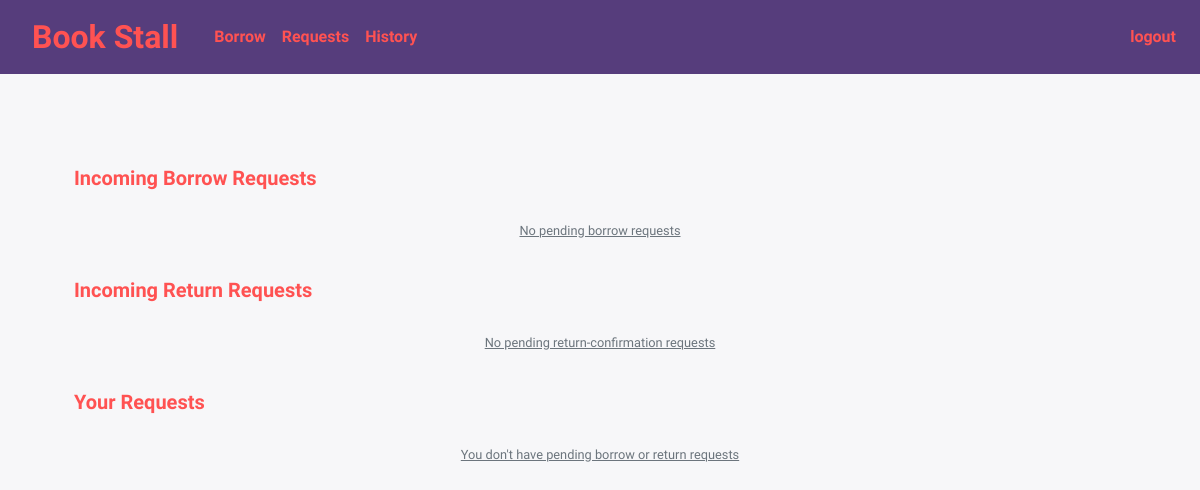
The app's page /requests (signed in), older data.
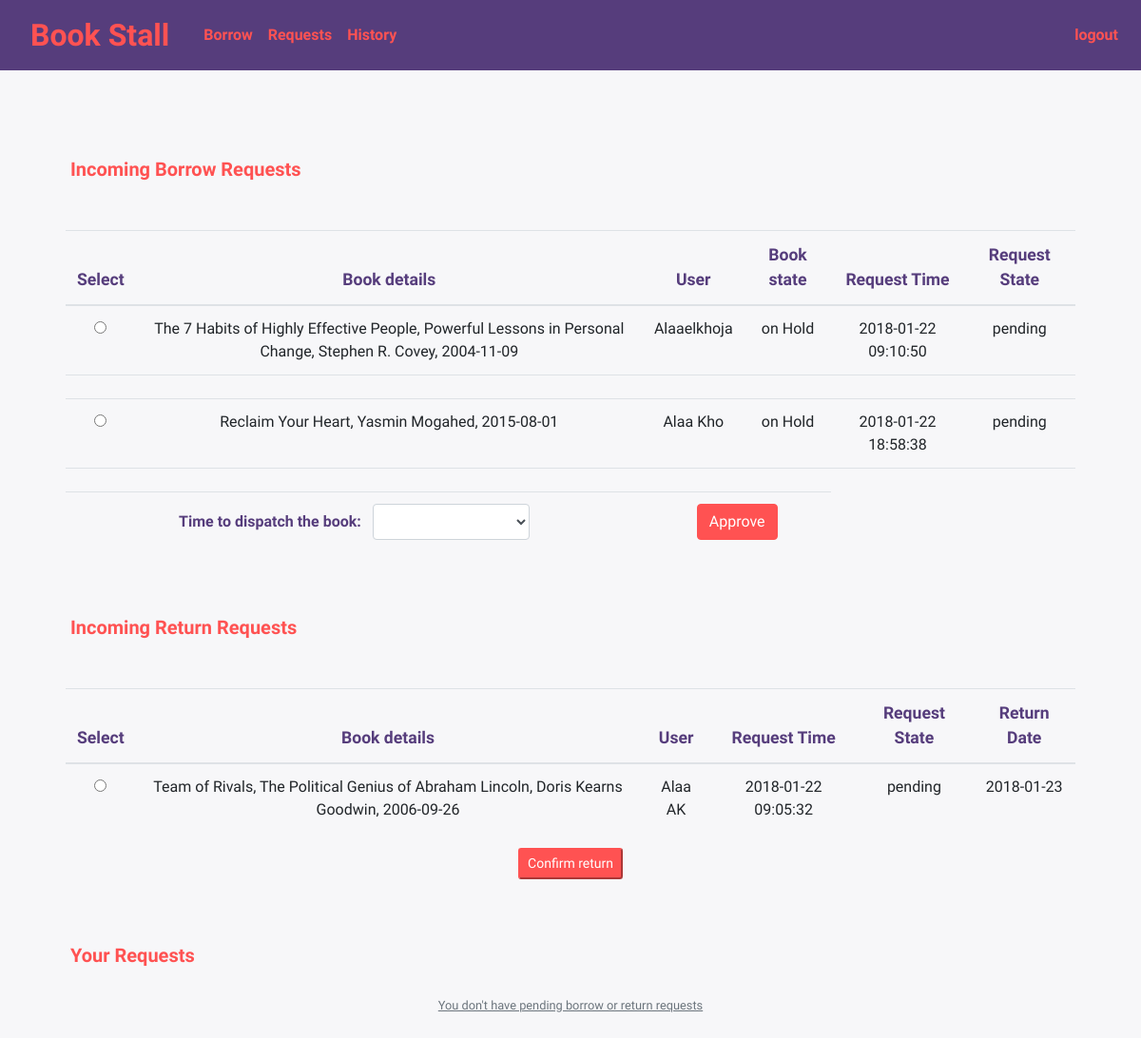
The same page, newer data.
### tables this page shows
CREATE TABLE 'requests' ('id' INTEGER PRIMARY KEY AUTOINCREMENT NOT NULL, 'book_id' INTEGER NOT NULL, 'owner_id' INTEGER NOT NULL, 'user_id' INTEGER NOT NULL, 'state' TEXT NOT NULL DEFAULT pending, 'time' TEXT NOT NULL DEFAULT CURRENT_TIMESTAMP, 'approval_time' TEXT, 'request_type' TEXT, 'delivery_date' TEXT);

CREATE TABLE 'books' ('id' INTEGER PRIMARY KEY AUTOINCREMENT NOT NULL, 'title' TEXT NOT NULL, 'subtitle' TEXT NOT NULL, 'authors' TEXT NOT NULL, 'publishedDate' TEXT NOT NULL, 'lendfor' INTEGER NOT NULL,'review' TEXT, 'notes' TEXT, state TEXT NOT NULL DEFAULT available);

CREATE TABLE 'users' ('id' INTEGER PRIMARY KEY AUTOINCREMENT NOT NULL, 'username' TEXT NOT NULL, 'email' TEXT NOT NULL, 'password' TEXT NOT NULL);

### application.py (the view)
@app.route("/requests", methods=["GET", "POST"])
@login_required
def requests():
    if request.method == "POST":
        if not request.form.get("request_id"):
            flash("Must select a request to approve!")
            return redirect("/requests")
        request_id = request.form.get("request_id")
        approval_time = datetime.date.today()
        request_info = db.execute(
            "SELECT book_id, user_id, request_type FROM requests WHERE id=:id", id=request_id)
        book_id = request_info[0]["book_id"]
        requester_id = request_info[0]["user_id"]
        if request.form.get("cancel"):
            db.execute("DELETE FROM requests WHERE id=:id", id=request_id)
            if request_info[0]["request_type"] == 'borrow':
                db.execute("UPDATE books SET state=:state WHERE id=:id",
                           state='available', id=book_id)
        if request.form.get("approve"):
            if not request.form.get("dispatch_date"):
                flash("Must specify a dispatch time!")
                return redirect("/requests")
            delivery_date = datetime.timedelta(
                days=int(request.form.get("dispatch_date"))) + approval_time
            db.execute("UPDATE requests SET state=:state, approval_time=:approval_time, delivery_date=:delivery_date WHERE id=:id",
                       state="approved", approval_time=approval_time, delivery_date=delivery_date, id=request_id)
        if request.form.get("confirm"):
            db.execute("UPDATE requests SET state=:state, approval_time=:approval_time WHERE id=:id",
                       state="approved", approval_time=approval_time, id=request_id)
            db.execute("UPDATE books SET state=:state WHERE id=:id", state="available", id=book_id)
            db.execute("INSERT INTO borrowed (user_id, operation, book_id, transacted) VALUES (:user_id, :operation, :book_id, :transacted)",
                       user_id=requester_id, operation=-1, book_id=book_id, transacted=approval_time)
            send_email(requester_id, book_id, operation="returned")
        return redirect("/requests")
    else:
        in_rows = db.execute("SELECT requests.id, users.username, books.title, books.subtitle, books.authors, books.publishedDate \
        , books.state, requests.time, requests.state as 'Requeststate' FROM requests JOIN books ON books.id=requests.book_id JOIN users ON  users.id=requests.user_id  \
         WHERE owner_id=:owner_id AND requests.state='pending' AND requests.request_type='borrow'  ", owner_id=session["user_id"])
        rn_rows = db.execute("SELECT requests.id,  users.username, books.title, books.subtitle, books.authors, books.publishedDate\
        , requests.time, requests.state as 'Requeststate', requests.delivery_date FROM requests JOIN books ON books.id=requests.book_id JOIN users ON  users.id=requests.user_id  \
          WHERE owner_id=:owner_id AND requests.state='pending' AND requests.request_type='Return' ", owner_id=session["user_id"])
        out_rows = db.execute("SELECT requests.id, users.username, requests.request_type, books.title, books.subtitle, books.authors, books.publishedDate \
        , books.lendfor as 'loan period', requests.time, requests.state as 'Requeststate', requests.delivery_date FROM requests JOIN books ON books.id=requests.book_id \
        JOIN users ON  users.id=requests.owner_id WHERE user_id=:user_id AND requests.state='pending'", user_id=session["user_id"])
        return render_template("requests.html", in_rows=in_rows, out_rows=out_rows, rn_rows=rn_rows)

### application.py (called while the page is built)
@app.after_request
def after_request(response):
    response.headers["Cache-Control"] = "no-cache, no-store, must-revalidate"
    response.headers["Expires"] = 0
    response.headers["Pragma"] = "no-cache"
    return response

### helpers.py (called while the page is built)
def login_required(f):
    @wraps(f)
    def decorated_function(*args, **kwargs):
        if session.get("user_id") is None:
            return redirect("/login")
        return f(*args, **kwargs)
    return decorated_function

### templates/requests.html (shortened to what this page needs)
{% extends "layout.html" %}
{%block main%}
<div class="form-group ">
<h5 for="inrequests" class="control-label text-left" ><strong>Incoming Borrow Requests</strong></h5>
{%if in_rows%}
<form action="/requests" method="post" class="container mb-5">
  <table class="table table-responsive" id="inrequests">
    <thead>
      <th>Select</th>
      <th>Book details</th>
      <th>User</th>
      <th>Book state</th>
      <th>Request Time</th>
      <th>Request State</th>
    </thead>
      {%for row in in_rows%}
        <tr>
          <td>
            <input name="request_id"  required type="radio"  value="{{row['id']}}"/>
          </td>
          <td>{{row['title']}}, {%if row['subtitle']%}{{row['subtitle']}},{%endif%} {%if row['authors']%}{{row['authors']}},{%endif%} {{row['publishedDate']}}</td>
          {%for key in row%}
            {%if key != 'title' and key != 'subtitle' and key != 'authors' and key != 'publishedDate' and key!='id'%}
                <td>{{row.get(key)}}</td>
            {%endif%}
          {%endfor%}
        </tr>
        <tr>
          <td colspan="7"></td>
        </tr>
      {%endfor%}
      <tr class="text-center">
        <td colspan="2"><label class="mr-2"><strong>Time to dispatch the book:<strong></label>
          <select name="dispatch_date" class="form-control" required>
            <option value=""></option>
            <option value=1>Within tomorrow</option>
          </select>
        </td>
        <td colspan="2"><button name="approve" type="submit"  value="approve" class=" btn btn-info">Approve</button></td>
      </tr>
</table>
</form>
{%else%}
  <small class="text-muted form-group "><u>No pending borrow requests</u></small> </div>
{%endif%}
<div class="form-group ">
<h5 for="return_inrequests" class="control-label text-left" ><strong>Incoming Return Requests</strong></h5>
{%if rn_rows%}
<form action="/requests" method="post" class="container mb-5">
  <table class="table table-responsive" id="return_inrequests">
    <thead>
      <th>Select</th>
      <th>Book details</th>
      <th>User</th>
      <th>Request Time</th>
      <th>Request State</th>
      <th>Return Date</th>
    </thead>
    {%for row in rn_rows%}
      <tr>
        <td><input name="request_id"  type="radio" required  value="{{row['id']}}"/></td>
        <td>{{row['title']}}, {%if row['subtitle']%}{{row['subtitle']}},{%endif%} {%if row['authors']%}{{row['authors']}},{%endif%} {{row['publishedDate']}}</td>
        {%for key in row%}
          {%if key != 'title' and key != 'subtitle' and key != 'authors' and key !='publishedDate' and key!='id'%}
            <td>{{row.get(key)}}</td>
          {%endif%}
        {%endfor%}
      </tr>
    {%endfor%}
</table>
  <button name="confirm" type="submit" value="confirm" class=" btn-sm btn-info">Confirm return</button>
</form>
{%else%}
  <small class="text-muted"><u>No pending return-confirmation requests</u></small></div>
{%endif%}
<div class="form-group ">
  <h5 for="outrequests" class="control-label text-left" ><strong>Your Requests</strong></h5>
{%if out_rows%}
<form action="/requests" method="post" class="container mb-5">
  <table class="table table-responsive" id="outrequests">
    <thead>
      <th>Select</th>
      <th>Book details</th>
      <th>Owner</th>
      <th>Request Type</th>
      <th>Loan Period</th>
      <th>Request Time</th>
      <th>Request State</th>
      <th>Delivery on</th>
    </thead>
      {%for row in out_rows%}
        <tr>
          <td>
            <input name="request_id"  type="radio" required value="{{row['id']}}"/>
          </td>
          <td>{{row['title']}}, {%if row['subtitle']%}{{row['subtitle']}},{%endif%} {%if row['authors']%}{{row['authors']}},{%endif%} {{row['publishedDate']}}</td>
          {%for key in row%}
            {%if key != 'title' and key != 'subtitle' and key != 'authors' and key !='publishedDate' and key!='id'%}
                {%if key == 'loan period'%}
                  <td>{{row.get(key) | days}}</td>
                {%else%}
                <td>{{row.get(key)}}</td>
                {%endif%}
            {%endif%}
          {%endfor%}
        </tr>
      {%endfor%}
</table>
  <button name="cancel" type="submit"  value="cancel" class=" btn-sm btn-info">Cancel request</button>
</div>
</form>
{%else%}
  <small class="text-muted"><u>You don't have pending borrow or return requests</u></small></div>
{%endif%}
{%endblock%}

### templates/layout.html (shortened to what this page needs)
<!DOCTYPE html>
<html>
    <head>
        <link href="https://maxcdn.bootstrapcdn.com/bootstrap/4.0.0-beta.2/css/bootstrap.min.css" rel="stylesheet"/>
        <link href="/static/styles.css" rel="stylesheet"/>
    </head>
    <body>
         <nav class="navbar navbar-expand-md">
            <a class="navbar-brand" href="/"><strong>Book Stall</strong></a>
            <div class="navbar-collapse collapse ml-3" id="navbar">
                <ul class="navbar-nav mr-auto">
                    <li class="nav-item"><a class="nav-link" href="/borrow"><strong>Borrow</strong></a></li>
                    <li class="nav-item"><a class="nav-link" href="/requests"><strong>Requests </strong></a></li>
                    <li class="nav-item"><a class="nav-link" href="/history"><strong>History</strong></a></li>
                </ul>
                <ul class="navbar-nav ml-auto">
                  <li class="nav-item"><a class="nav-link" href="/logout"><strong>logout</strong></a></li>
                </ul>
            </div>
        </nav>
        <main class="container p-4">
            {% block main %}{% endblock %}
    </body>
</html>

### static/styles.css (style rules this page uses)
html, body { font-family: 'Raleway', sans-serif; background-color: #F7F7F9; }
nav .navbar-brand { margin-left: 1rem; margin-right: 0.75rem; font-size: xx-large; color: rgb(255, 82, 82); }
nav .nav-item a { color: rgb(255, 82, 82); }
nav { background-color: #563d7c; }
.btn.btn-info { background-color: rgb(255, 82, 82); border-color: rgb(255, 82, 82); }
.btn-sm.btn-info { background-color: rgb(255, 82, 82); border-color: rgb(255, 82, 82); }
main { margin-top: 3rem; margin-bottom: 0.75rem; text-align: center; }
main .form-control { display: inline-block ; width: auto; }
h5 { padding: 20px; font-weight: solid; color: rgb(255, 82, 82); }
table > thead> tr > th { font-size: 1.1rem; font-weight: bolder; color: #563d7c; }
table { border-color: #563d7c; max-height: 30rem; overflow-y: scroll; }
.form-group label { margin-bottom:0; }
label { color: #563d7c; }
form { margin-top: 2rem; margin-bottom: 1rem; }

Row changes from the older to the newer data that the page shows:
added requests: title "The 7 Habits of Highly Effective People", subtitle "Powerful Lessons in Personal Change", authors "Stephen R. Covey", publishedDate "2004-11-09", get "Alaaelkhoja" "on Hold" "2018-01-22 09:10:50" "pending", shown under "Incoming Borrow Requests"
added requests: title "Reclaim Your Heart", authors "Yasmin Mogahed", publishedDate "2015-08-01", get "Alaa Kho" "on Hold" "2018-01-22 18:58:38" "pending", shown under "Incoming Borrow Requests"
added requests: title "Team of Rivals", subtitle "The Political Genius of Abraham Lincoln", authors "Doris Kearns Goodwin", publishedDate "2006-09-26", get "Alaa AK" "2018-01-22 09:05:32" "pending" "2018-01-23", shown under "Incoming Return Requests"
Text that changed along with them:
text no longer shown: "No pending borrow requests No pending return-confirmation requests"
text now shown: "Select Book details User Book state Request Time Request State Time to dispatch the book: Approve Select Book details User Request Time Request State Return Date Confirm return"
